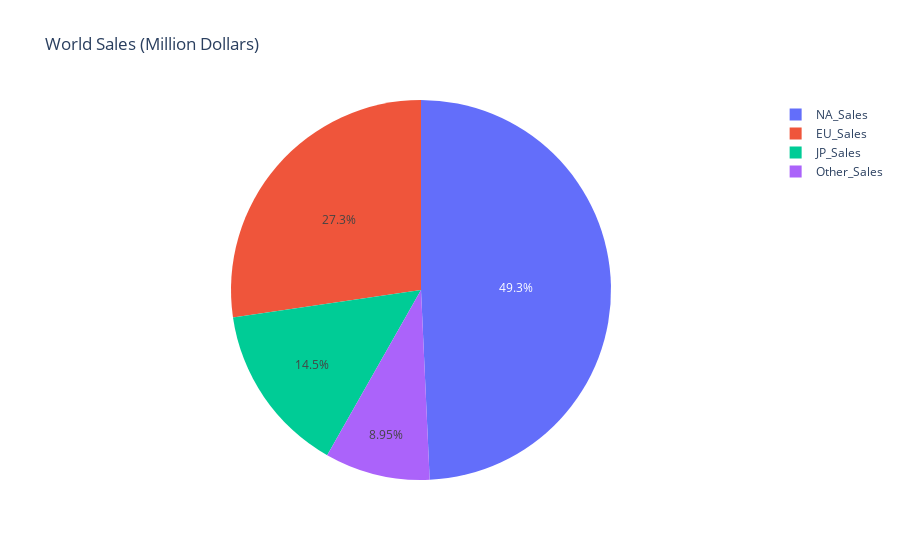

Notebook source saved alongside this figure:
### Code cell
salesW = dfNew[['NA_Sales','EU_Sales','JP_Sales','Other_Sales']].sum()
fig = go.Figure(data=[go.Pie(labels=salesW.index, values=salesW.values)])
fig.update_layout(template='plotly_white', title="World Sales (Million Dollars)")
fig.show()

### Figure 1 — Plotly figure (JSON) as saved in the notebook; plotly's stock layout.template omitted (floating-point values rounded to 4 significant figures)
{"data": [{"labels": ["NA_Sales", "EU_Sales", "JP_Sales", "Other_Sales"], "type": "pie", "values": [4393.0, 2434.0, 1291.0, 797.7]}], "layout": {"title": {"text": "World Sales (Million Dollars)"}}}
